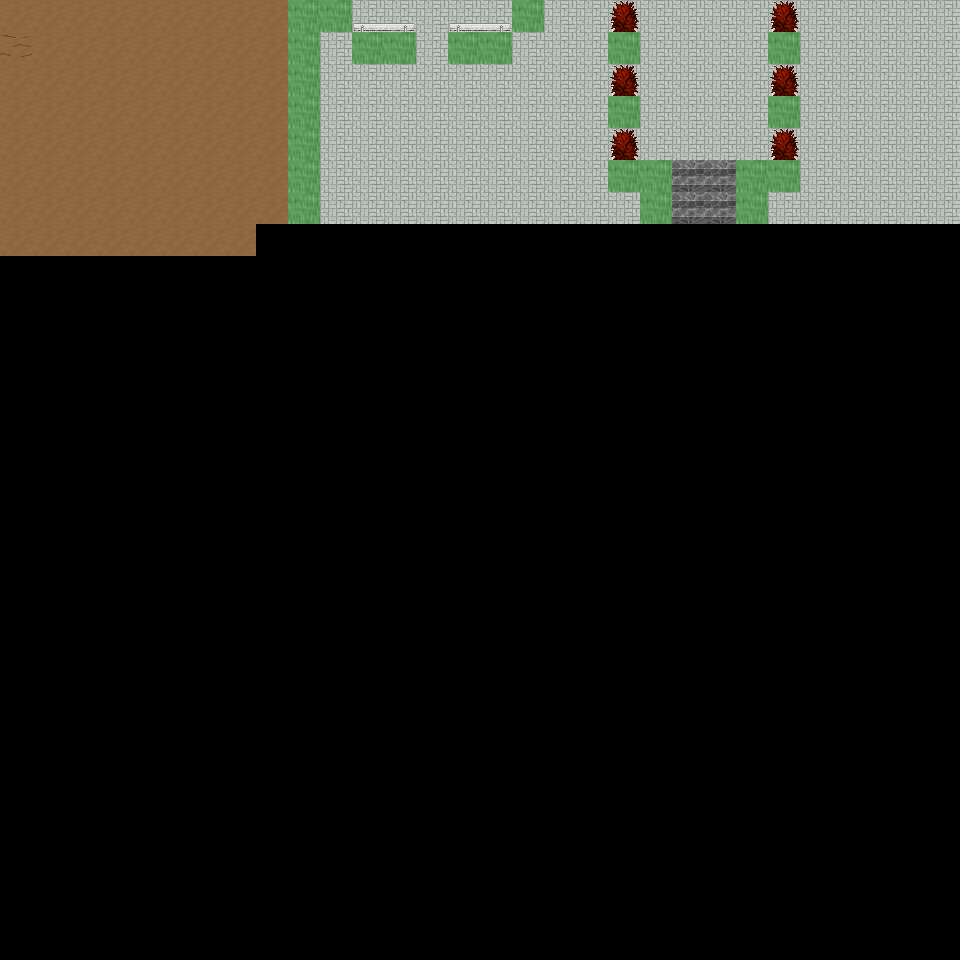

Below is a game level as drawn by its tile map, then a one-line description and the .tmx that defines it (tile-layer data replaced by summaries):
An orthogonal 30x30 tile map with 32x32 px tiles, 6 tile layers (Ground, Object, Object2, Above, ...), 37 tilesets and 4 objects (4x mapExit).

<map version="1.0" orientation="orthogonal" renderorder="right-down" width="30" height="30" tilewidth="32" tileheight="32" nextobjectid="5">
  <tileset firstgid="1" name="tileset_ground_ground" tilewidth="32" tileheight="32" tilecount="33" columns="3">
    <image source="../drawable/tileset_ground_ground.png" width="96" height="352" />
  </tileset>
  <tileset firstgid="34" name="tileset_ground_ridge_earth_dark" tilewidth="32" tileheight="32" tilecount="96" columns="12">
    <image source="../drawable/tileset_ground_ridge_earth_dark.png" width="384" height="256" />
  </tileset>
  <tileset firstgid="130" name="tileset_logic_collision" tilewidth="32" tileheight="32" tilecount="1" columns="1">
    <image source="../drawable/tileset_logic_collision.png" width="32" height="32" />
  </tileset>
  <tileset firstgid="131" name="tileset_logic_portal" tilewidth="32" tileheight="32" tilecount="24" columns="8">
    <image source="../drawable/tileset_logic_portal.png" width="256" height="96" />
  </tileset>
  <tileset firstgid="155" name="tileset_building_fence_fence_chunky" tilewidth="32" tileheight="32" tilecount="21" columns="3">
    <image source="../drawable/tileset_building_fence_fence_chunky.png" width="96" height="224" />
  </tileset>
  <tileset firstgid="176" name="tileset_item_statue_girl_with_bird" tilewidth="32" tileheight="32" tilecount="12" columns="4">
    <image source="../drawable/tileset_item_statue_girl_with_bird.png" width="128" height="96" />
  </tileset>
  <tileset firstgid="188" name="tileset_plant_bush_hosta" tilewidth="32" tileheight="32" tilecount="9" columns="3">
    <image source="../drawable/tileset_plant_bush_hosta.png" width="96" height="96" />
  </tileset>
  <tileset firstgid="197" name="tileset_logic_item_sheepfood" tilewidth="32" tileheight="32" tilecount="1" columns="1">
    <image source="../drawable/tileset_logic_item_sheepfood.png" width="32" height="32" />
  </tileset>
  <tileset firstgid="198" name="tileset_ground_rock_rocks_3" tilewidth="32" tileheight="32" tilecount="16" columns="4">
    <image source="../drawable/tileset_ground_rock_rocks_3.png" width="128" height="128" />
  </tileset>
  <tileset firstgid="214" name="tileset_item_statue_crystal_statues" tilewidth="32" tileheight="32" tilecount="12" columns="6">
    <image source="../drawable/tileset_item_statue_crystal_statues.png" width="192" height="64" />
  </tileset>
  <tileset firstgid="226" name="tileset_plant_tree_maple_tree" tilewidth="32" tileheight="32" tilecount="72" columns="8">
    <image source="../drawable/tileset_plant_tree_maple_tree.png" width="256" height="288" />
  </tileset>
  <tileset firstgid="298" name="tileset_plant_stump_small_stump" tilewidth="32" tileheight="32" tilecount="4" columns="2">
    <image source="../drawable/tileset_plant_stump_small_stump.png" width="64" height="64" />
  </tileset>
  <tileset firstgid="302" name="tileset_item_statue_plants_potted_stone" tilewidth="32" tileheight="32" tilecount="6" columns="3">
    <image source="../drawable/tileset_item_statue_plants_potted_stone.png" width="96" height="64" />
  </tileset>
  <tileset firstgid="308" name="tileset_logic_creature_sheep" tilewidth="32" tileheight="32" tilecount="1" columns="1">
    <image source="../drawable/tileset_logic_creature_sheep.png" width="32" height="32" />
  </tileset>
  <tileset firstgid="309" name="tileset_furniture_chair_bench_white" tilewidth="32" tileheight="32" tilecount="8" columns="2">
    <image source="../drawable/tileset_furniture_chair_bench_white.png" width="64" height="128" />
  </tileset>
  <tileset firstgid="317" name="tileset_furniture_sink_dark_side_on" tilewidth="32" tileheight="32" tilecount="6" columns="3">
    <image source="../drawable/tileset_furniture_sink_dark_side_on.png" width="96" height="64" />
  </tileset>
  <tileset firstgid="323" name="tileset_object_birds" tilewidth="32" tileheight="32" tilecount="4" columns="2">
    <image source="../drawable/tileset_object_birds.png" width="64" height="64" />
  </tileset>
  <tileset firstgid="327" name="tileset_logic_creature_animal" tilewidth="32" tileheight="32" tilecount="32" columns="8">
    <image source="../drawable/tileset_logic_creature_animal.png" width="256" height="128" />
  </tileset>
  <tileset firstgid="359" name="tileset_ground_earth_edges" tilewidth="32" tileheight="32" tilecount="18" columns="6">
    <image source="../drawable/tileset_ground_earth_edges.png" width="192" height="96" />
  </tileset>
  <tileset firstgid="377" name="tileset_ground_grass_corners" tilewidth="32" tileheight="32" tilecount="24" columns="6">
    <image source="../drawable/tileset_ground_grass_corners.png" width="192" height="128" />
  </tileset>
  <tileset firstgid="401" name="tileset_building_stairs_stairs_grey" tilewidth="32" tileheight="32" tilecount="6" columns="3">
    <image source="../drawable/tileset_building_stairs_stairs_grey.png" width="96" height="64" />
  </tileset>
  <tileset firstgid="407" name="tileset_logic_creature_ent" tilewidth="32" tileheight="32" tilecount="4" columns="4">
    <image source="../drawable/tileset_logic_creature_ent.png" width="128" height="32" />
  </tileset>
  <tileset firstgid="411" name="tileset_plant_tree_pine_tree" tilewidth="32" tileheight="32" tilecount="20" columns="4">
    <image source="../drawable/tileset_plant_tree_pine_tree.png" width="128" height="160" />
  </tileset>
  <tileset firstgid="431" name="tileset_plant_tree_oak_tree" tilewidth="32" tileheight="32" tilecount="20" columns="4">
    <image source="../drawable/tileset_plant_tree_oak_tree.png" width="128" height="160" />
  </tileset>
  <tileset firstgid="451" name="tileset_plant_tree_chestnut_tree" tilewidth="32" tileheight="32" tilecount="20" columns="4">
    <image source="../drawable/tileset_plant_tree_chestnut_tree.png" width="128" height="160" />
  </tileset>
  <tileset firstgid="471" name="tileset_building_thatched_roof_cottage1" tilewidth="32" tileheight="32" tilecount="20" columns="4">
    <image source="../drawable/tileset_building_thatched_roof_cottage1.png" width="128" height="160" />
  </tileset>
  <tileset firstgid="491" name="tileset_building_thatched_roof_cottage2" tilewidth="32" tileheight="32" tilecount="20" columns="4">
    <image source="../drawable/tileset_building_thatched_roof_cottage2.png" width="128" height="160" />
  </tileset>
  <tileset firstgid="511" name="tileset_logic_item_vegetable" tilewidth="32" tileheight="32" tilecount="16" columns="8">
    <image source="../drawable/tileset_logic_item_vegetable.png" width="256" height="64" />
  </tileset>
  <tileset firstgid="527" name="tileset_object_well" tilewidth="32" tileheight="32" tilecount="4" columns="2">
    <image source="../drawable/tileset_object_well.png" width="64" height="64" />
  </tileset>
  <tileset firstgid="531" name="tileset_plant_flower_flower_bed_1" tilewidth="32" tileheight="32" tilecount="35" columns="7">
    <image source="../drawable/tileset_plant_flower_flower_bed_1.png" width="224" height="160" />
  </tileset>
  <tileset firstgid="566" name="tileset_plant_flower_small_flower_bed" tilewidth="32" tileheight="32" tilecount="12" columns="3">
    <image source="../drawable/tileset_plant_flower_small_flower_bed.png" width="96" height="128" />
  </tileset>
  <tileset firstgid="578" name="tileset_plant_flower_small_flower_bed_2" tilewidth="32" tileheight="32" tilecount="12" columns="3">
    <image source="../drawable/tileset_plant_flower_small_flower_bed_2.png" width="96" height="128" />
  </tileset>
  <tileset firstgid="590" name="tileset_plant_flower_foxgloves" tilewidth="32" tileheight="32" tilecount="4" columns="2">
    <image source="../drawable/tileset_plant_flower_foxgloves.png" width="64" height="64" />
  </tileset>
  <tileset firstgid="594" name="tileset_plant_flower_hothouse_flowers" tilewidth="32" tileheight="32" tilecount="72" columns="6">
    <image source="../drawable/tileset_plant_flower_hothouse_flowers.png" width="192" height="384" />
  </tileset>
  <tileset firstgid="666" name="tileset_plant_bush_bush_mult_colored" tilewidth="32" tileheight="32" tilecount="6" columns="3">
    <image source="../drawable/tileset_plant_bush_bush_mult_colored.png" width="96" height="64" />
  </tileset>
  <tileset firstgid="672" name="tileset_object_ents" tilewidth="32" tileheight="32" tilecount="50" columns="5">
    <image source="../drawable/tileset_object_ents.png" width="160" height="320" />
  </tileset>
  <tileset firstgid="722" name="tileset_ground_green_paving" tilewidth="32" tileheight="32" tilecount="18" columns="3">
    <image source="../drawable/tileset_ground_green_paving.png" width="96" height="192" />
  </tileset>
  <layer name="Ground" width="30" height="30">
    <data>[900 cells, 218 non-empty, 2 distinct tile ids]</data>
  </layer>
  <layer name="Object" width="30" height="30">
    <data>[900 cells, 21 non-empty, 8 distinct tile ids]</data>
  </layer>
  <layer name="Object2" width="30" height="30">
    <data>[900 cells, 7 non-empty, 1 distinct tile ids]</data>
  </layer>
  <layer name="Above" width="30" height="30">
    <data>[900 cells, 10 non-empty, 3 distinct tile ids]</data>
  </layer>
  <layer name="Above2" width="30" height="30">
    <data>[900 cells, 0 non-empty, 0 distinct tile ids]</data>
  </layer>
  <layer name="Walkable" width="30" height="30">
    <data>[900 cells, 23 non-empty, 1 distinct tile ids]</data>
  </layer>
  <objectgroup name="MapEvents">
    <object id="1" name="north" type="mapExit" x="0" y="0" width="288" height="32">
      <properties>
        <property name="map" value="level_0_x191_y11" />
        <property name="x" value="0" />
        <property name="y" value="28" />
      </properties>
    </object>
    <object id="2" name="north2" type="mapExit" x="352" y="0" width="160" height="32">
      <properties>
        <property name="map" value="level_0_x191_y11" />
        <property name="x" value="11" />
        <property name="y" value="28" />
      </properties>
    </object>
    <object id="3" name="north3" type="mapExit" x="544" y="0" width="416" height="32">
      <properties>
        <property name="map" value="level_0_x191_y11" />
        <property name="x" value="17" />
        <property name="y" value="28" />
      </properties>
    </object>
    <object id="4" name="west" type="mapExit" x="0" y="0" width="32" height="960">
      <properties>
        <property name="map" value="level_0_x190_y12" />
        <property name="x" value="28" />
        <property name="y" value="0" />
      </properties>
    </object>
  </objectgroup>
</map>
